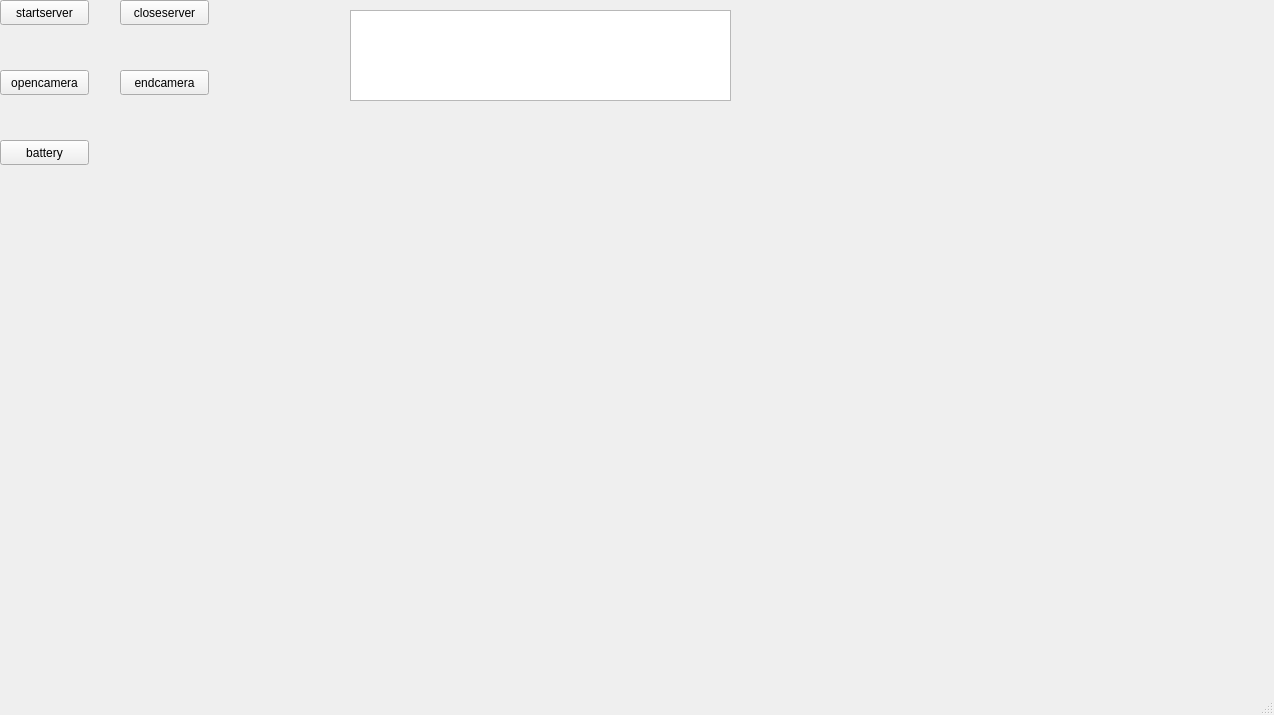
<?xml version="1.0" encoding="UTF-8"?>
<ui version="4.0">
 <class>MainWindow</class>
 <widget class="QMainWindow" name="MainWindow">
  <property name="geometry">
   <rect>
    <x>0</x>
    <y>0</y>
    <width>1274</width>
    <height>715</height>
   </rect>
  </property>
  <property name="windowTitle">
   <string>MainWindow</string>
  </property>
  <widget class="QWidget" name="centralwidget">
   <widget class="QPushButton" name="pushButton">
    <property name="geometry">
     <rect>
      <x>0</x>
      <y>0</y>
      <width>89</width>
      <height>25</height>
     </rect>
    </property>
    <property name="text">
     <string>startserver</string>
    </property>
   </widget>
   <widget class="QPushButton" name="pushButton_2">
    <property name="geometry">
     <rect>
      <x>120</x>
      <y>0</y>
      <width>89</width>
      <height>25</height>
     </rect>
    </property>
    <property name="text">
     <string>closeserver</string>
    </property>
   </widget>
   <widget class="QPushButton" name="pushButton_3">
    <property name="geometry">
     <rect>
      <x>0</x>
      <y>70</y>
      <width>89</width>
      <height>25</height>
     </rect>
    </property>
    <property name="text">
     <string>opencamera</string>
    </property>
   </widget>
   <widget class="QTextEdit" name="textEdit">
    <property name="geometry">
     <rect>
      <x>350</x>
      <y>10</y>
      <width>381</width>
      <height>91</height>
     </rect>
    </property>
   </widget>
   <widget class="QLabel" name="imageLabel">
    <property name="geometry">
     <rect>
      <x>340</x>
      <y>200</y>
      <width>691</width>
      <height>301</height>
     </rect>
    </property>
    <property name="text">
     <string/>
    </property>
   </widget>
   <widget class="QPushButton" name="pushButton_4">
    <property name="geometry">
     <rect>
      <x>120</x>
      <y>70</y>
      <width>89</width>
      <height>25</height>
     </rect>
    </property>
    <property name="text">
     <string>endcamera</string>
    </property>
   </widget>
   <widget class="QLabel" name="batteryLabel">
    <property name="geometry">
     <rect>
      <x>30</x>
      <y>210</y>
      <width>211</width>
      <height>51</height>
     </rect>
    </property>
    <property name="text">
     <string/>
    </property>
   </widget>
   <widget class="QPushButton" name="pushButton_5">
    <property name="geometry">
     <rect>
      <x>0</x>
      <y>140</y>
      <width>89</width>
      <height>25</height>
     </rect>
    </property>
    <property name="text">
     <string>battery</string>
    </property>
   </widget>
  </widget>
  <widget class="QMenuBar" name="menubar">
   <property name="geometry">
    <rect>
     <x>0</x>
     <y>0</y>
     <width>1274</width>
     <height>28</height>
    </rect>
   </property>
  </widget>
  <widget class="QStatusBar" name="statusbar"/>
 </widget>
 <resources/>
 <connections/>
</ui>
